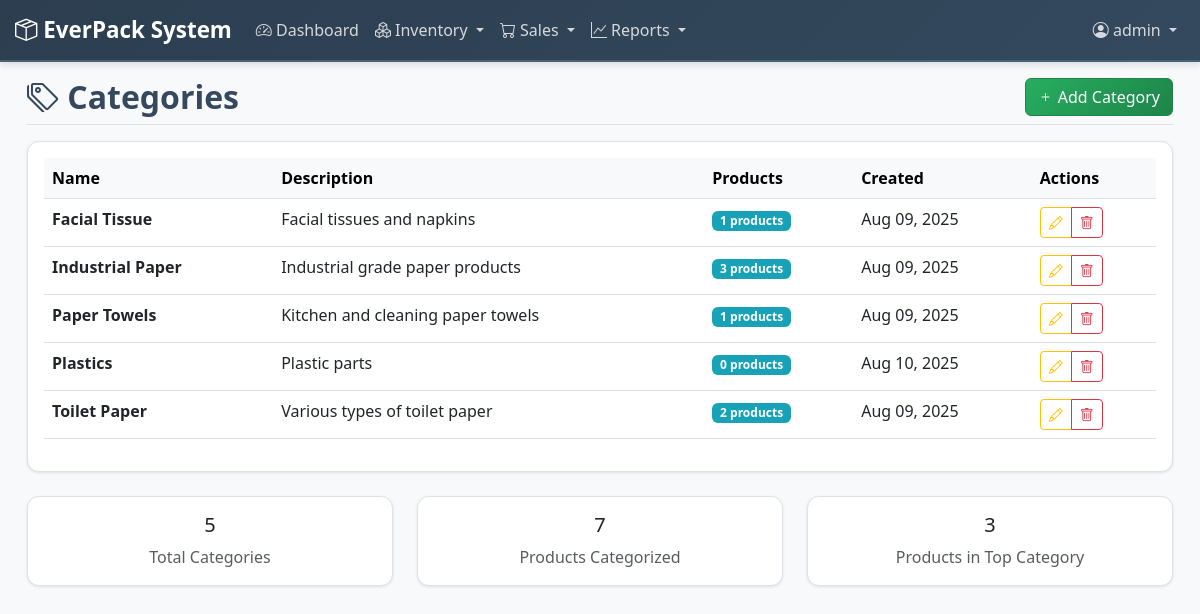
Screenshot of /inventory/categories/ (signed in) with the database file from the repository.
### inventory/models.py (models this page shows, shortened)
class Category(models.Model):
    name = models.CharField(max_length=100, unique=True)
    description = models.TextField(blank=True)
    created_at = models.DateTimeField(auto_now_add=True)
    class Meta:
        ordering = ['name']
        verbose_name_plural = 'Categories'

### inventory/views.py (the view)
# urls.py: path('categories/', views.CategoryListView.as_view(), name='category_list'),
class CategoryListView(LoginRequiredMixin, ListView):
    model = Category
    template_name = 'inventory/category_list.html'
    context_object_name = 'categories'
    def get_context_data(self, **kwargs):
        context = super().get_context_data(**kwargs)
        total_products = sum(category.products.count() for category in context['categories'])
        context['total_products'] = total_products
        categories_with_counts = [(category, category.products.count()) for category in context['categories']]
        if categories_with_counts:
            top_category_count = max(categories_with_counts, key=lambda x: x[1])[1]
        else:
            top_category_count = 0
        context['top_category_count'] = top_category_count
        return context

### accounts/templatetags/role_tags.py (called while the page is built, shortened)
@register.filter
def get_user_role(user):
    if not user or not user.is_authenticated:
        return None
    if user.is_superuser:
        return 'admin'

@register.simple_tag
def can_access_app(user, app_name):
    role = get_user_role(user)
    role_permissions = {
        'admin': ['dashboard', 'inventory', 'sales', 'reports', 'accounts'],
        'manager': ['dashboard', 'inventory', 'sales', 'reports', 'accounts'],
        'sales_rep': ['dashboard', 'inventory', 'sales']
    }
    if not role or role not in role_permissions:
        return False
    return app_name in role_permissions[role]

@register.simple_tag
def can_perform_action(user, action):
    role = get_user_role(user)
    role_actions = {
        'admin': ['view', 'add', 'change', 'delete'],
        'manager': ['view', 'add', 'change'],
        'sales_rep': ['view', 'add', 'change']
    }
    if not role or role not in role_actions:
        return False
    return action in role_actions[role]

### templates/inventory/category_list.html (shortened to what this page needs)
{% extends 'base.html' %}
{% block page_title %}
    <i class="bi bi-tags"></i> Categories
{% endblock %}
{% block page_actions %}
    <a href="{% url 'inventory:category_add' %}" class="btn btn-success">
        <i class="bi bi-plus"></i> Add Category
    </a>
{% endblock %}
{% block content %}
<div class="card">
    <div class="card-body">
        <div class="table-responsive">
            <table class="table table-hover">
                <thead class="table-light">
                    <tr>
                        <th>Name</th>
                        <th>Description</th>
                        <th>Products</th>
                        <th>Created</th>
                        <th>Actions</th>
                    </tr>
                </thead>
                <tbody>
                    {% for category in categories %}
                    <tr>
                        <td>
                            <strong>{{ category.name }}</strong>
                        </td>
                        <td>
                            {{ category.description|default:"No description"|truncatechars:100 }}
                        </td>
                        <td>
                            <span class="badge bg-info">{{ category.products.count }} products</span>
                        </td>
                        <td>{{ category.created_at|date:"M d, Y" }}</td>
                        <td>
                            <div class="btn-group btn-group-sm" role="group">
                                <a href="{% url 'inventory:category_edit' category.pk %}" class="btn btn-outline-warning" title="Edit">
                                    <i class="bi bi-pencil"></i>
                                </a>
                                <a href="{% url 'inventory:category_delete' category.pk %}" class="btn btn-outline-danger" title="Delete" onclick="return confirmDelete(event, 'category', '{{ category.name }}')">
                                    <i class="bi bi-trash"></i>
                                </a>
                            </div>
                        </td>
                    </tr>
                    {% endfor %}
                </tbody>
            </table>
        </div>
    </div>
</div>
<div class="row mt-4">
    <div class="col-md-4">
        <div class="card text-center">
            <div class="card-body">
                <h5 class="card-title">{{ categories|length }}</h5>
                <p class="card-text text-muted">Total Categories</p>
            </div>
        </div>
    </div>
    <div class="col-md-4">
        <div class="card text-center">
            <div class="card-body">
                <h5 class="card-title">{{ total_products|default:0 }}</h5>
                <p class="card-text text-muted">Products Categorized</p>
            </div>
        </div>
    </div>
    <div class="col-md-4">
        <div class="card text-center">
            <div class="card-body">
                <h5 class="card-title">{{ top_category_count|default:0 }}</h5>
                <p class="card-text text-muted">Products in Top Category</p>
            </div>
        </div>
    </div>
</div>
{% endblock %}

### templates/base.html (shortened to what this page needs)
{% load role_tags %}
<!DOCTYPE html>
<html lang="en">
<head>
    <link href="https://cdn.jsdelivr.net/npm/bootstrap@5.3.0/dist/css/bootstrap.min.css" rel="stylesheet">
    <link rel="stylesheet" href="https://cdn.jsdelivr.net/npm/bootstrap-icons@1.10.0/font/bootstrap-icons.css">
</head>
<body>
    <nav class="navbar navbar-expand-lg navbar-dark bg-success">
        <div class="container-fluid">
            <a class="navbar-brand" href="{% url 'dashboard:home' %}">
                <i class="bi bi-box-seam"></i> EverPack System
            </a>
            <div class="collapse navbar-collapse" id="navbarNav">
                <ul class="navbar-nav me-auto">
                    {% can_access_app user 'dashboard' as can_dashboard %}
                    {% if can_dashboard %}
                    <li class="nav-item">
                        <a class="nav-link" href="{% url 'dashboard:home' %}">
                            <i class="bi bi-speedometer2"></i> Dashboard
                        </a>
                    </li>
                    {% endif %}
                    {% can_access_app user 'inventory' as can_inventory %}
                    {% if can_inventory %}
                    <li class="nav-item dropdown">
                        <a class="nav-link dropdown-toggle" href="#" id="inventoryDropdown" role="button" data-bs-toggle="dropdown">
                            <i class="bi bi-boxes"></i> Inventory
                        </a>
                            {% can_perform_action user 'delete' as can_manage_stock %}
                    </li>
                    {% endif %}
                    {% can_access_app user 'sales' as can_sales %}
                    {% if can_sales %}
                    <li class="nav-item dropdown">
                        <a class="nav-link dropdown-toggle" href="#" id="salesDropdown" role="button" data-bs-toggle="dropdown">
                            <i class="bi bi-cart"></i> Sales
                        </a>
                    </li>
                    {% endif %}
                    {% can_access_app user 'reports' as can_reports %}
                    {% if can_reports %}
                    <li class="nav-item dropdown">
                        <a class="nav-link dropdown-toggle" href="#" id="reportsDropdown" role="button" data-bs-toggle="dropdown">
                            <i class="bi bi-graph-up"></i> Reports
                        </a>
                    </li>
                    {% endif %}
                </ul>
                {% if user.is_authenticated %}
                <ul class="navbar-nav">
                    <li class="nav-item dropdown">
                        <a class="nav-link dropdown-toggle" href="#" id="userDropdown" role="button" data-bs-toggle="dropdown" aria-expanded="false">
                            <i class="bi bi-person-circle"></i> {{ user.get_full_name|default:user.username }}
                        </a>
                    </li>
                </ul>
                {% else %}
                <ul class="navbar-nav">
                    <li class="nav-item">
                        <a class="nav-link" href="{% url 'accounts:login' %}">Login</a>
                    </li>
                </ul>
                {% endif %}
            </div>
        </div>
    </nav>
    <div class="container-fluid">
        <div class="row">
            <main class="col-md-12 ms-sm-auto px-md-4">
                <div class="d-flex justify-content-between flex-wrap flex-md-nowrap align-items-start pt-3 pb-2 mb-3 border-bottom">
                    <h1 class="h2 mb-2 mb-md-0">{% block page_title %}Page Title{% endblock %}</h1>
                    <div class="page-actions">
                        {% block page_actions %}{% endblock %}
                    </div>
                </div>
                {% block content %}{% endblock %}
            </main>
        </div>
    </div>
</body>
</html>

### templates/base.html (style rules this page uses)
:root { --primary-900: #1a252f; --primary-800: #2c3e50; --primary-700: #34495e; --primary-600: #4a6174; --primary-500: #5d6d7e; --primary-400: #7f8c8d; --primary-300: #95a5a6; --primary-200: #bdc3c7; --primary-100: #ecf0f1; --primary-50: #f8f9fa; --blue-600: #2980b9; --blue-500: #3498db; --blue-400: #5dade2; --blue-300: #85c1e9; --blue-200: #aed6f1; --blue-100: #d6eaf8; --blue-50: #ebf5fb; --success-600: #1e8449; --success-500: #27ae60; --success-400: #52c882; --success-100: #d5f4e6; --success-50: #eafaf1; --warning-600: #d68910; --warning-500: #f39c12; --warning-400: #f5b041; --warning-100: #fcf3cf; --warning-50: #fef9e7; --danger-600: #c0392b; --danger-500: #e74c3c; --danger-400: #ec7063; --danger-100: #fadbd8; --danger-50: #fdedec; --info-600: #138496; --info-500: #17a2b8; --info-400: #45b7c8; --info-100: #d1ecf1; --info-50: #e8f6f8; --gray-900: #212529; --gray-800: #343a40; --gray-700: #495057; --gray-600: #6c757d; --gray-500: #adb5bd; --gray-400: #ced4da; --gray-300: #dee2e6; --gray-200: #e9ecef; --gray-100: #f8f9fa; --gray-50: #ffffff; --bg-primary: #ffffff; --bg-secondary: #f8f9fa; --bg-tertiary: #e9ecef; --bg-dark: #2c3e50; --bg-overlay: rgba(44, 62, 80, 0.8); --text-primary: #212529; --text-secondary: #6c757d; --text-muted: #adb5bd; --text-white: #ffffff; --text-light: rgba(255, 255, 255, 0.8); --border-light: #dee2e6; --border-medium: #ced4da; --border-dark: #6c757d; --shadow-sm: 0 1px 3px rgba(0, 0, 0, 0.1); --shadow-md: 0 4px 6px rgba(0, 0, 0, 0.1); --shadow-lg: 0 10px 25px rgba(0, 0, 0, 0.1); --shadow-xl: 0 20px 40px rgba(0, 0, 0, 0.1); }
.navbar { background: linear-gradient(135deg, var(--primary-800), var(--primary-700)) !important; border-bottom: 2px solid var(--primary-600); box-shadow: var(--shadow-md); }
.navbar-brand { font-weight: bold; color: var(--text-white) !important; font-size: 1.4rem; }
.navbar-nav .nav-link { color: var(--text-light) !important; font-weight: 500; transition: color 0.3s ease; }
.card { background: var(--bg-primary); border: 1px solid var(--border-light); border-radius: 12px; box-shadow: var(--shadow-sm); transition: box-shadow 0.3s ease, transform 0.2s ease; }
.btn-success { background: linear-gradient(135deg, var(--success-500), var(--success-600)); border-color: var(--success-600); color: var(--text-white); }
.badge.bg-info { background: var(--info-500) !important; }
.table { color: var(--text-primary); }
.table-light { background: var(--primary-50); border-color: var(--border-light); }
body { background: var(--bg-secondary); color: var(--text-primary); }
.h2, h2 { color: var(--primary-700); font-weight: 600; }
body { overflow-x: hidden; }
.container-fluid { padding-left: 15px; padding-right: 15px; }

### rows the page displays
Category: name "Facial Tissue", description "Facial tissues and napkins", products.count "1", created_at "Aug 09, 2025"
Category: name "Industrial Paper", description "Industrial grade paper products", products.count "3", created_at "Aug 09, 2025"
Category: name "Paper Towels", description "Kitchen and cleaning paper towels", products.count "1", created_at "Aug 09, 2025"
Category: name "Plastics", description "Plastic parts", products.count "0", created_at "Aug 10, 2025"
Category: name "Toilet Paper", description "Various types of toilet paper", products.count "2", created_at "Aug 09, 2025"

### other values shown
{{ user.get_full_name|default:user.username }} "admin"
{{ categories|length }} "5"
{{ total_products|default:0 }} "7"
{{ top_category_count|default:0 }} "3"
